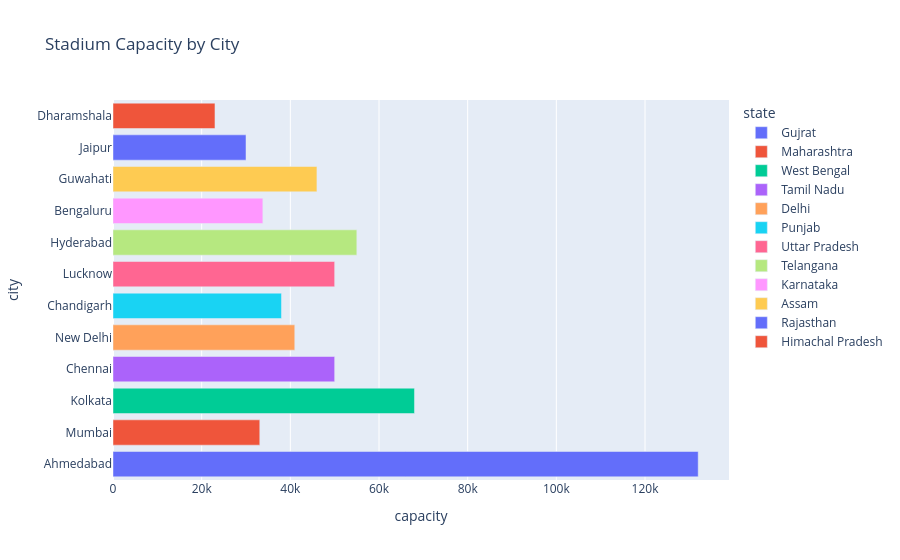

The cell this chart's notebook holds for it:
### Code cell
#  Horizontal Bar: Stadium Capacity by City
fig= px.bar(df, x="capacity", y="city", orientation="h", color="state",title="Stadium Capacity by City")
fig.show()

### Figure 1 — Plotly figure (JSON) as saved in the notebook; plotly's stock layout.template omitted (floating-point values rounded to 4 significant figures)
{"data": [{"hovertemplate": "state=Gujrat<br>capacity=%{x}<br>city=%{y}<extra></extra>", "legendgroup": "Gujrat", "marker": {"color": "#636efa", "pattern": {"shape": ""}}, "name": "Gujrat", "orientation": "h", "showlegend": true, "textposition": "auto", "type": "bar", "x": [132000], "xaxis": "x", "y": ["Ahmedabad"], "yaxis": "y"}, {"hovertemplate": "state=Maharashtra<br>capacity=%{x}<br>city=%{y}<extra></extra>", "legendgroup": "Maharashtra", "marker": {"color": "#EF553B", "pattern": {"shape": ""}}, "name": "Maharashtra", "orientation": "h", "showlegend": true, "textposition": "auto", "type": "bar", "x": [33108], "xaxis": "x", "y": ["Mumbai"], "yaxis": "y"}, {"hovertemplate": "state=West Bengal<br>capacity=%{x}<br>city=%{y}<extra></extra>", "legendgroup": "West Bengal", "marker": {"color": "#00cc96", "pattern": {"shape": ""}}, "name": "West Bengal", "orientation": "h", "showlegend": true, "textposition": "auto", "type": "bar", "x": [68000], "xaxis": "x", "y": ["Kolkata"], "yaxis": "y"}, {"hovertemplate": "state=Tamil Nadu<br>capacity=%{x}<br>city=%{y}<extra></extra>", "legendgroup": "Tamil Nadu", "marker": {"color": "#ab63fa", "pattern": {"shape": ""}}, "name": "Tamil Nadu", "orientation": "h", "showlegend": true, "textposition": "auto", "type": "bar", "x": [50000], "xaxis": "x", "y": ["Chennai"], "yaxis": "y"}, {"hovertemplate": "state=Delhi<br>capacity=%{x}<br>city=%{y}<extra></extra>", "legendgroup": "Delhi", "marker": {"color": "#FFA15A", "pattern": {"shape": ""}}, "name": "Delhi", "orientation": "h", "showlegend": true, "textposition": "auto", "type": "bar", "x": [41000], "xaxis": "x", "y": ["New Delhi"], "yaxis": "y"}, {"hovertemplate": "state=Punjab<br>capacity=%{x}<br>city=%{y}<extra></extra>", "legendgroup": "Punjab", "marker": {"color": "#19d3f3", "pattern": {"shape": ""}}, "name": "Punjab", "orientation": "h", "showlegend": true, "textposition": "auto", "type": "bar", "x": [38000], "xaxis": "x", "y": ["Chandigarh"], "yaxis": "y"}, {"hovertemplate": "state=Uttar Pradesh<br>capacity=%{x}<br>city=%{y}<extra></extra>", "legendgroup": "Uttar Pradesh", "marker": {"color": "#FF6692", "pattern": {"shape": ""}}, "name": "Uttar Pradesh", "orientation": "h", "showlegend": true, "textposition": "auto", "type": "bar", "x": [50000], "xaxis": "x", "y": ["Lucknow"], "yaxis": "y"}, {"hovertemplate": "state=Telangana<br>capacity=%{x}<br>city=%{y}<extra></extra>", "legendgroup": "Telangana", "marker": {"color": "#B6E880", "pattern": {"shape": ""}}, "name": "Telangana", "orientation": "h", "showlegend": true, "textposition": "auto", "type": "bar", "x": [55000], "xaxis": "x", "y": ["Hyderabad"], "yaxis": "y"}, {"hovertemplate": "state=Karnataka<br>capacity=%{x}<br>city=%{y}<extra></extra>", "legendgroup": "Karnataka", "marker": {"color": "#FF97FF", "pattern": {"shape": ""}}, "name": "Karnataka", "orientation": "h", "showlegend": true, "textposition": "auto", "type": "bar", "x": [33800], "xaxis": "x", "y": ["Bengaluru"], "yaxis": "y"}, {"hovertemplate": "state=Assam<br>capacity=%{x}<br>city=%{y}<extra></extra>", "legendgroup": "Assam", "marker": {"color": "#FECB52", "pattern": {"shape": ""}}, "name": "Assam", "orientation": "h", "showlegend": true, "textposition": "auto", "type": "bar", "x": [46000], "xaxis": "x", "y": ["Guwahati"], "yaxis": "y"}, {"hovertemplate": "state=Rajasthan<br>capacity=%{x}<br>city=%{y}<extra></extra>", "legendgroup": "Rajasthan", "marker": {"color": "#636efa", "pattern": {"shape": ""}}, "name": "Rajasthan", "orientation": "h", "showlegend": true, "textposition": "auto", "type": "bar", "x": [30000], "xaxis": "x", "y": ["Jaipur"], "yaxis": "y"}, {"hovertemplate": "state=Himachal Pradesh<br>capacity=%{x}<br>city=%{y}<extra></extra>", "legendgroup": "Himachal Pradesh", "marker": {"color": "#EF553B", "pattern": {"shape": ""}}, "name": "Himachal Pradesh", "orientation": "h", "showlegend": true, "textposition": "auto", "type": "bar", "x": [23000], "xaxis": "x", "y": ["Dharamshala"], "yaxis": "y"}], "layout": {"barmode": "relative", "legend": {"title": {"text": "state"}, "tracegroupgap": 0}, "title": {"text": "Stadium Capacity by City"}, "xaxis": {"anchor": "y", "domain": [0, 1], "title": {"text": "capacity"}}, "yaxis": {"anchor": "x", "domain": [0, 1], "title": {"text": "city"}}}}
